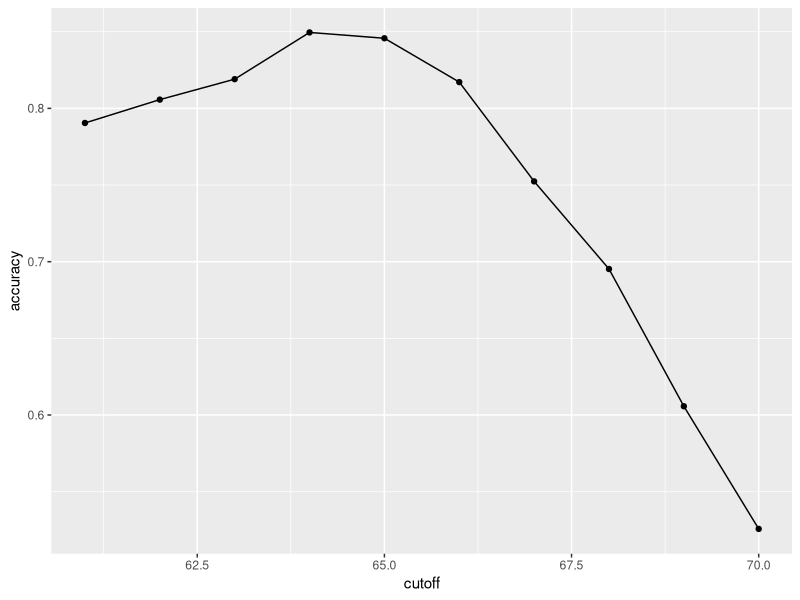
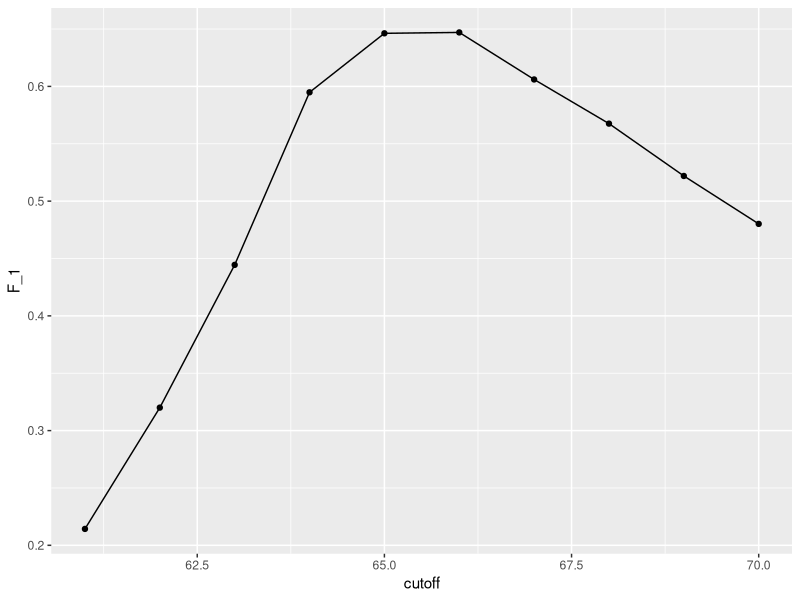
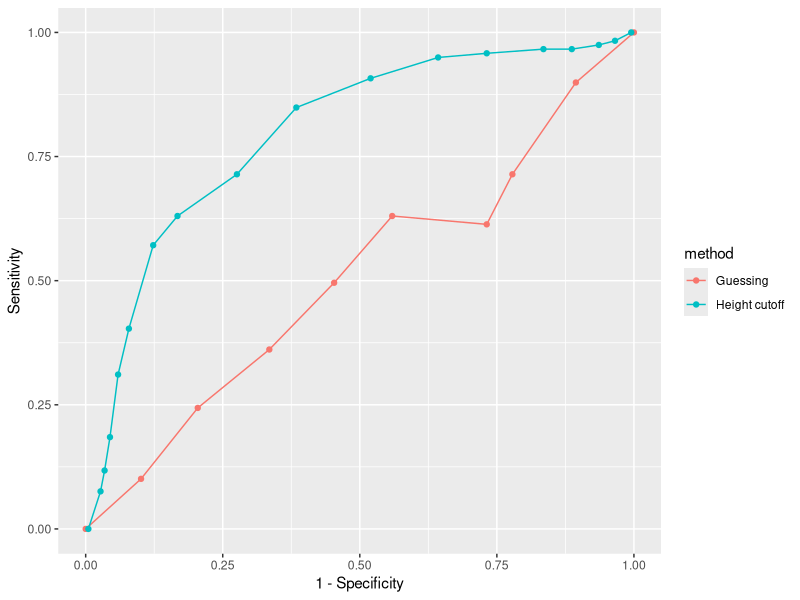
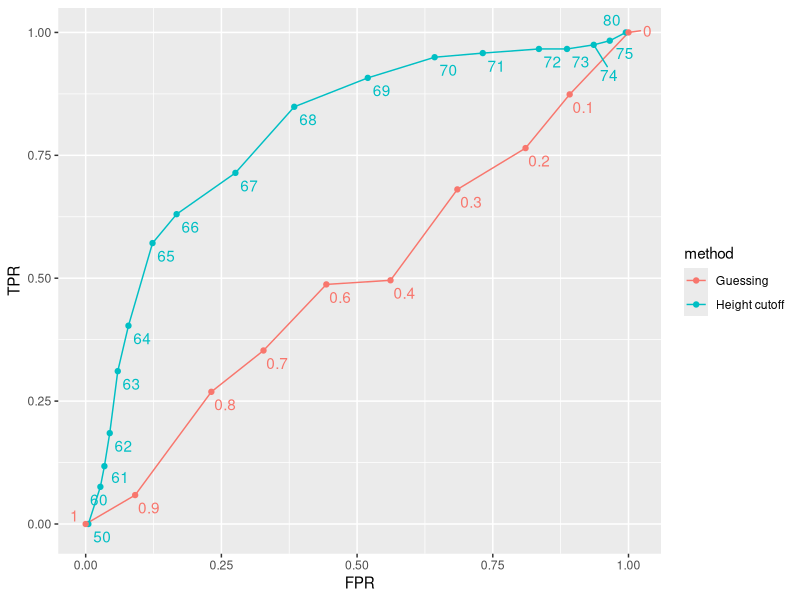
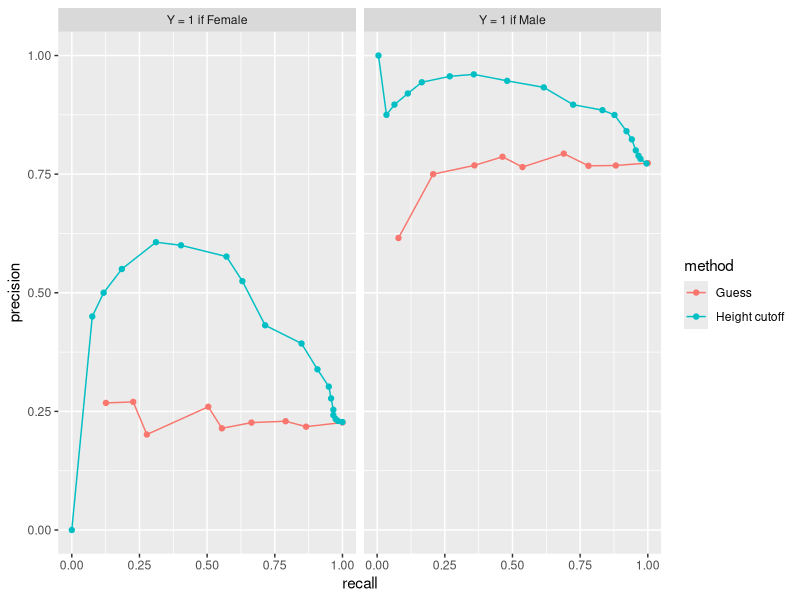

The R source for these figures, in order:
## ---- chunk 1
library(tidyverse)
library(caret)
## ---- chunk 2
library(dslabs)
data(heights)
## ---- chunk 3
y <- heights$sex
x <- heights$height
## ---- chunk 4
set.seed(2007)
test_index <- createDataPartition(y, times = 1, p = 0.5, list = FALSE)
## ---- chunk 5
test_set <- heights[test_index, ]
train_set <- heights[-test_index, ]
## ---- chunk 6
y_hat <- sample(c("Male", "Female"), length(test_index), replace = TRUE)
## ---- chunk 7
y_hat <- sample(c("Male", "Female"), length(test_index), replace = TRUE) %>%
  factor(levels = levels(test_set$sex))
## ---- chunk 8
mean(y_hat == test_set$sex)
## ---- chunk 9
heights %>% group_by(sex) %>% summarize(mean(height), sd(height))
## ---- chunk 10
y_hat <- ifelse(x > 62, "Male", "Female") %>%
  factor(levels = levels(test_set$sex))
## ---- chunk 11
mean(y == y_hat)
## ---- chunk 12
cutoff <- seq(61, 70)
accuracy <- map_dbl(cutoff, function(x){
  y_hat <- ifelse(train_set$height > x, "Male", "Female") %>%
    factor(levels = levels(test_set$sex))
  mean(y_hat == train_set$sex)
})
## ---- chunk 13
data.frame(cutoff, accuracy) %>%
  ggplot(aes(cutoff, accuracy)) +
  geom_point() +
  geom_line()
## ---- chunk 14
max(accuracy)
## ---- chunk 15
best_cutoff <- cutoff[which.max(accuracy)]
best_cutoff
## ---- chunk 16
y_hat <- ifelse(test_set$height > best_cutoff, "Male", "Female") %>%
  factor(levels = levels(test_set$sex))
y_hat <- factor(y_hat)
mean(y_hat == test_set$sex)
## ---- chunk 17
table(predicted = y_hat, actual = test_set$sex)
## ---- chunk 18
test_set %>%
  mutate(y_hat = y_hat) %>%
  group_by(sex) %>%
  summarize(accuracy = mean(y_hat == sex))
## ---- chunk 19
prev <- mean(y == "Male")
prev
## ---- chunk 20
mat <- matrix(c("True positives (TP)", "False negatives (FN)",
                "False positives (FP)", "True negatives (TN)"), 2, 2)
colnames(mat) <- c("Actually Positive", "Actually Negative")
rownames(mat) <- c("Predicted positive", "Predicted negative")
tmp <- as.data.frame(mat)
if(knitr::is_html_output()){
  knitr::kable(tmp, "html") %>%
    kableExtra::kable_styling(bootstrap_options = "striped", full_width = FALSE)
} else{
  knitr::kable(tmp, "latex", booktabs = TRUE) %>%
    kableExtra::kable_styling(font_size = 8, latex_options = "hold_position")
}
## ---- chunk 21
cm <- confusionMatrix(data = y_hat, reference = test_set$sex)
## ---- chunk 22
cm$overall["Accuracy"]
cm$byClass[c("Sensitivity","Specificity", "Prevalence")]
## ---- chunk 23
cutoff <- seq(61, 70)
F_1 <- map_dbl(cutoff, function(x){
  y_hat <- ifelse(train_set$height > x, "Male", "Female") %>%
    factor(levels = levels(test_set$sex))
  F_meas(data = y_hat, reference = factor(train_set$sex))
})
## ---- chunk 24
data.frame(cutoff, F_1) %>%
  ggplot(aes(cutoff, F_1)) +
  geom_point() +
  geom_line()
## ---- chunk 25
max(F_1)
## ---- chunk 26
best_cutoff <- cutoff[which.max(F_1)]
best_cutoff
## ---- chunk 27
y_hat <- ifelse(test_set$height > best_cutoff, "Male", "Female") %>%
  factor(levels = levels(test_set$sex))
sensitivity(data = y_hat, reference = test_set$sex)
specificity(data = y_hat, reference = test_set$sex)
## ---- chunk 28
p <- 0.9
n <- length(test_index)
y_hat <- sample(c("Male", "Female"), n, replace = TRUE, prob=c(p, 1-p)) %>%
  factor(levels = levels(test_set$sex))
mean(y_hat == test_set$sex)
## ---- chunk 29
probs <- seq(0, 1, length.out = 10)
guessing <- map_df(probs, function(p){
  y_hat <-
    sample(c("Male", "Female"), n, replace = TRUE, prob=c(p, 1-p)) %>%
    factor(levels = c("Female", "Male"))
  list(method = "Guessing",
       FPR = 1 - specificity(y_hat, test_set$sex),
       TPR = sensitivity(y_hat, test_set$sex))
})
## ---- chunk 30
cutoffs <- c(50, seq(60, 75), 80)
height_cutoff <- map_df(cutoffs, function(x){
  y_hat <- ifelse(test_set$height > x, "Male", "Female") %>%
    factor(levels = c("Female", "Male"))
  list(method = "Height cutoff",
       FPR = 1-specificity(y_hat, test_set$sex),
       TPR = sensitivity(y_hat, test_set$sex))
})
## ---- chunk 31
bind_rows(guessing, height_cutoff) %>%
ggplot(aes(FPR, TPR, color = method)) +
geom_line() +
geom_point() +
xlab("1 - Specificity") +
ylab("Sensitivity")
## ---- chunk 32
library(ggrepel)
tmp_1 <- map_df(cutoffs, function(x){
  y_hat <- ifelse(test_set$height > x, "Male", "Female") %>%
    factor(levels = c("Female", "Male"))
  list(method = "Height cutoff",
       cutoff = x,
       FPR = 1-specificity(y_hat, test_set$sex),
       TPR = sensitivity(y_hat, test_set$sex))
})
tmp_2 <- map_df(probs, function(p){
  y_hat <-
    sample(c("Male", "Female"), n, replace = TRUE, prob=c(p, 1-p)) %>%
    factor(levels = c("Female", "Male"))
  list(method = "Guessing",
       cutoff = round(p,1),
       FPR = 1 - specificity(y_hat, test_set$sex),
       TPR = sensitivity(y_hat, test_set$sex))
})

bind_rows(tmp_1, tmp_2) %>%
  ggplot(aes(FPR, TPR, label = cutoff, color = method)) +
  geom_line() +
  geom_point() +
  geom_text_repel(nudge_x = 0.01, nudge_y = -0.01, show.legend = FALSE)
## ---- chunk 33
guessing <- map_df(probs, function(p){
  y_hat <- sample(c("Male", "Female"), length(test_index),
                  replace = TRUE, prob=c(p, 1-p)) %>%
    factor(levels = c("Female", "Male"))
  list(method = "Guess",
       recall = sensitivity(y_hat, test_set$sex),
       precision = precision(y_hat, test_set$sex))
})

height_cutoff <- map_df(cutoffs, function(x){
  y_hat <- ifelse(test_set$height > x, "Male", "Female") %>%
    factor(levels = c("Female", "Male"))
  list(method = "Height cutoff",
       recall = sensitivity(y_hat, test_set$sex),
       precision = precision(y_hat, test_set$sex))
})
tmp_1 <- bind_rows(guessing, height_cutoff) %>% mutate(Positive = "Y = 1 if Female")

guessing <- map_df(probs, function(p){
  y_hat <- sample(c("Male", "Female"), length(test_index), replace = TRUE,
                  prob=c(p, 1-p)) %>%
    factor(levels = c("Male", "Female"))
  list(method = "Guess",
       recall = sensitivity(y_hat, relevel(test_set$sex, "Male", "Female")),
       precision = precision(y_hat, relevel(test_set$sex, "Male", "Female")))
})

height_cutoff <- map_df(cutoffs, function(x){
  y_hat <- ifelse(test_set$height > x, "Male", "Female") %>%
    factor(levels = c("Male", "Female"))
  list(method = "Height cutoff",
       recall = sensitivity(y_hat, relevel(test_set$sex, "Male", "Female")),
       precision = precision(y_hat, relevel(test_set$sex, "Male", "Female")))
})
tmp_2 <- bind_rows(guessing, height_cutoff) %>% mutate(Positive = "Y = 1 if Male")

bind_rows(tmp_1, tmp_2) %>%
  ggplot(aes(recall, precision, color = method)) +
  geom_line() +
  geom_point() +
  facet_wrap(~ Positive)
